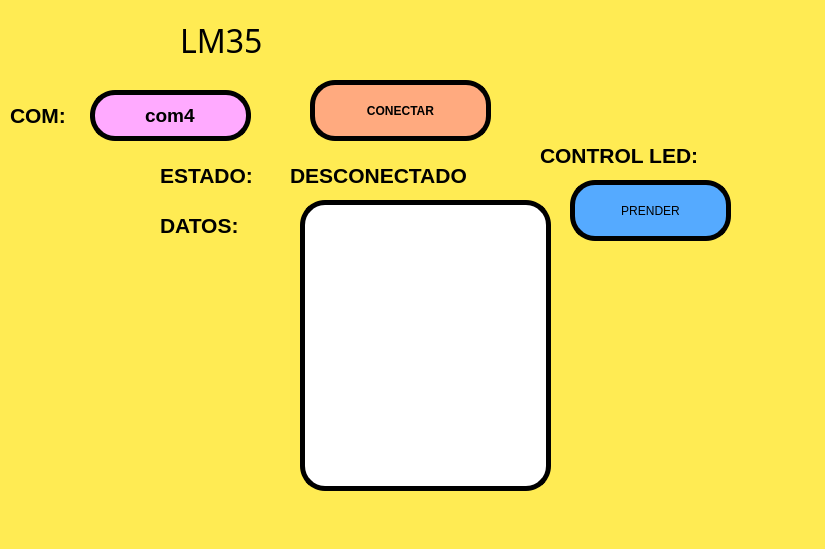
<?xml version="1.0" encoding="UTF-8"?>
<ui version="4.0">
 <class>MainWindow</class>
 <widget class="QMainWindow" name="MainWindow">
  <property name="geometry">
   <rect>
    <x>0</x>
    <y>0</y>
    <width>825</width>
    <height>549</height>
   </rect>
  </property>
  <property name="windowTitle">
   <string>MainWindow</string>
  </property>
  <property name="styleSheet">
   <string notr="true">background-color: rgb(255, 235, 83);</string>
  </property>
  <widget class="QWidget" name="centralwidget">
   <widget class="QLabel" name="label_2">
    <property name="geometry">
     <rect>
      <x>10</x>
      <y>100</y>
      <width>71</width>
      <height>31</height>
     </rect>
    </property>
    <property name="font">
     <font>
      <pointsize>16</pointsize>
      <bold>true</bold>
     </font>
    </property>
    <property name="text">
     <string>COM:</string>
    </property>
   </widget>
   <widget class="QPushButton" name="btn_accion">
    <property name="geometry">
     <rect>
      <x>310</x>
      <y>80</y>
      <width>181</width>
      <height>61</height>
     </rect>
    </property>
    <property name="font">
     <font>
      <bold>true</bold>
     </font>
    </property>
    <property name="styleSheet">
     <string notr="true">background-color: rgb(85, 0, 0);
background-color: rgb(255, 170, 127);
border: 5px solid black;
border-radius: 25px;</string>
    </property>
    <property name="text">
     <string>CONECTAR</string>
    </property>
   </widget>
   <widget class="QLabel" name="label_3">
    <property name="geometry">
     <rect>
      <x>160</x>
      <y>160</y>
      <width>121</width>
      <height>31</height>
     </rect>
    </property>
    <property name="font">
     <font>
      <pointsize>16</pointsize>
      <bold>true</bold>
     </font>
    </property>
    <property name="text">
     <string>ESTADO:</string>
    </property>
   </widget>
   <widget class="QLabel" name="txt_estado">
    <property name="geometry">
     <rect>
      <x>290</x>
      <y>160</y>
      <width>241</width>
      <height>31</height>
     </rect>
    </property>
    <property name="font">
     <font>
      <pointsize>16</pointsize>
      <bold>true</bold>
     </font>
    </property>
    <property name="text">
     <string>DESCONECTADO</string>
    </property>
   </widget>
   <widget class="QListWidget" name="datos">
    <property name="geometry">
     <rect>
      <x>300</x>
      <y>200</y>
      <width>251</width>
      <height>291</height>
     </rect>
    </property>
    <property name="styleSheet">
     <string notr="true">background-color: rgb(255, 255, 255);
border: 5px solid black;
border-radius: 25px;</string>
    </property>
   </widget>
   <widget class="QLabel" name="label_6">
    <property name="geometry">
     <rect>
      <x>160</x>
      <y>210</y>
      <width>131</width>
      <height>31</height>
     </rect>
    </property>
    <property name="font">
     <font>
      <pointsize>16</pointsize>
      <bold>true</bold>
     </font>
    </property>
    <property name="text">
     <string>DATOS:</string>
    </property>
   </widget>
   <widget class="QPushButton" name="btn_control_led">
    <property name="geometry">
     <rect>
      <x>570</x>
      <y>180</y>
      <width>161</width>
      <height>61</height>
     </rect>
    </property>
    <property name="styleSheet">
     <string notr="true">background-color: rgb(85, 170, 255);
border: 5px solid black;
border-radius: 25px;</string>
    </property>
    <property name="text">
     <string>PRENDER</string>
    </property>
   </widget>
   <widget class="QLabel" name="label_7">
    <property name="geometry">
     <rect>
      <x>540</x>
      <y>140</y>
      <width>221</width>
      <height>31</height>
     </rect>
    </property>
    <property name="font">
     <font>
      <pointsize>16</pointsize>
      <bold>true</bold>
     </font>
    </property>
    <property name="text">
     <string>CONTROL LED:</string>
    </property>
   </widget>
   <widget class="QLabel" name="label">
    <property name="geometry">
     <rect>
      <x>650</x>
      <y>0</y>
      <width>161</width>
      <height>81</height>
     </rect>
    </property>
    <property name="text">
     <string/>
    </property>
    <property name="pixmap">
     <pixmap resource="../../../../Imagenes/RecursosArduino.qrc">:/Logos/LogoFIT.png</pixmap>
    </property>
    <property name="scaledContents">
     <bool>true</bool>
    </property>
   </widget>
   <widget class="QLabel" name="label_4">
    <property name="geometry">
     <rect>
      <x>0</x>
      <y>10</y>
      <width>161</width>
      <height>81</height>
     </rect>
    </property>
    <property name="text">
     <string/>
    </property>
    <property name="pixmap">
     <pixmap resource="../../../../Imagenes/RecursosArduino.qrc">:/Logos/LogoUAT.png</pixmap>
    </property>
    <property name="scaledContents">
     <bool>true</bool>
    </property>
   </widget>
   <widget class="QLabel" name="label_5">
    <property name="geometry">
     <rect>
      <x>680</x>
      <y>410</y>
      <width>131</width>
      <height>81</height>
     </rect>
    </property>
    <property name="text">
     <string/>
    </property>
    <property name="pixmap">
     <pixmap resource="../../../../Imagenes/RecursosArduino.qrc">:/Logos/LogoEquipo.jpeg</pixmap>
    </property>
    <property name="scaledContents">
     <bool>true</bool>
    </property>
   </widget>
   <widget class="QLabel" name="label_8">
    <property name="geometry">
     <rect>
      <x>180</x>
      <y>10</y>
      <width>441</width>
      <height>61</height>
     </rect>
    </property>
    <property name="font">
     <font>
      <family>Old English Text MT</family>
      <pointsize>24</pointsize>
     </font>
    </property>
    <property name="text">
     <string>LM35</string>
    </property>
   </widget>
   <widget class="QLineEdit" name="txt_com">
    <property name="geometry">
     <rect>
      <x>90</x>
      <y>90</y>
      <width>161</width>
      <height>51</height>
     </rect>
    </property>
    <property name="font">
     <font>
      <pointsize>14</pointsize>
      <bold>true</bold>
     </font>
    </property>
    <property name="styleSheet">
     <string notr="true">background-color: rgb(255, 170, 255);
border: 5px solid black;
border-radius: 25px;</string>
    </property>
    <property name="text">
     <string>com4</string>
    </property>
    <property name="alignment">
     <set>Qt::AlignmentFlag::AlignCenter</set>
    </property>
   </widget>
  </widget>
  <widget class="QMenuBar" name="menubar">
   <property name="geometry">
    <rect>
     <x>0</x>
     <y>0</y>
     <width>825</width>
     <height>33</height>
    </rect>
   </property>
  </widget>
  <widget class="QStatusBar" name="statusbar"/>
 </widget>
 <resources>
  <include location="../../../../Imagenes/RecursosArduino.qrc"/>
  <include location="../../../../Imagenes/RecursosArduino.qrc"/>
  <include location="../../../Imagenes/RecursosArduino.qrc"/>
 </resources>
 <connections/>
</ui>
